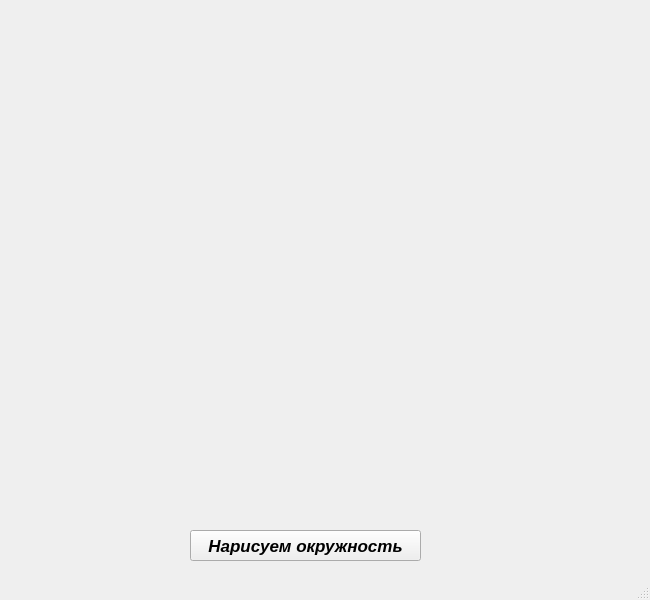
<?xml version="1.0" encoding="UTF-8"?>
<ui version="4.0">
 <class>MainWindow</class>
 <widget class="QMainWindow" name="MainWindow">
  <property name="geometry">
   <rect>
    <x>0</x>
    <y>0</y>
    <width>650</width>
    <height>600</height>
   </rect>
  </property>
  <property name="windowTitle">
   <string>YellowCircules</string>
  </property>
  <widget class="QWidget" name="centralwidget">
   <widget class="QPushButton" name="pushButton">
    <property name="geometry">
     <rect>
      <x>190</x>
      <y>530</y>
      <width>231</width>
      <height>31</height>
     </rect>
    </property>
    <property name="font">
     <font>
      <pointsize>13</pointsize>
      <weight>75</weight>
      <italic>true</italic>
      <bold>true</bold>
     </font>
    </property>
    <property name="text">
     <string>Нарисуем окружность</string>
    </property>
   </widget>
  </widget>
  <widget class="QStatusBar" name="statusbar"/>
 </widget>
 <resources/>
 <connections/>
</ui>
